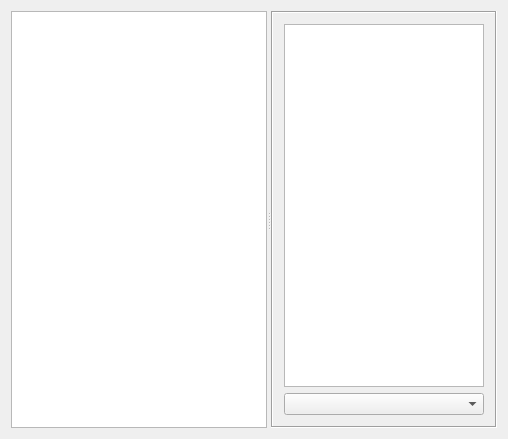
<?xml version="1.0" encoding="UTF-8"?>
<ui version="4.0">
 <class>ControlUIClass</class>
 <widget class="QWidget" name="ControlUIClass">
  <property name="geometry">
   <rect>
    <x>0</x>
    <y>0</y>
    <width>508</width>
    <height>439</height>
   </rect>
  </property>
  <property name="minimumSize">
   <size>
    <width>100</width>
    <height>0</height>
   </size>
  </property>
  <property name="windowTitle">
   <string>ControlUI</string>
  </property>
  <property name="layoutDirection">
   <enum>Qt::LeftToRight</enum>
  </property>
  <layout class="QHBoxLayout" name="horizontalLayout">
   <item>
    <widget class="QSplitter" name="splitter">
     <property name="orientation">
      <enum>Qt::Horizontal</enum>
     </property>
     <widget class="QListView" name="listView">
      <property name="sizePolicy">
       <sizepolicy hsizetype="Expanding" vsizetype="Expanding">
        <horstretch>0</horstretch>
        <verstretch>0</verstretch>
       </sizepolicy>
      </property>
      <property name="minimumSize">
       <size>
        <width>200</width>
        <height>0</height>
       </size>
      </property>
      <property name="layoutDirection">
       <enum>Qt::RightToLeft</enum>
      </property>
      <property name="alternatingRowColors">
       <bool>true</bool>
      </property>
     </widget>
     <widget class="QFrame" name="frame_2">
      <property name="sizePolicy">
       <sizepolicy hsizetype="Preferred" vsizetype="Preferred">
        <horstretch>100</horstretch>
        <verstretch>0</verstretch>
       </sizepolicy>
      </property>
      <property name="frameShape">
       <enum>QFrame::Box</enum>
      </property>
      <property name="frameShadow">
       <enum>QFrame::Sunken</enum>
      </property>
      <layout class="QVBoxLayout" name="verticalLayout_2">
       <item>
        <widget class="QTextEdit" name="textEdit">
         <property name="enabled">
          <bool>true</bool>
         </property>
         <property name="sizePolicy">
          <sizepolicy hsizetype="Expanding" vsizetype="Expanding">
           <horstretch>0</horstretch>
           <verstretch>0</verstretch>
          </sizepolicy>
         </property>
        </widget>
       </item>
       <item>
        <widget class="QComboBox" name="comboBox"/>
       </item>
      </layout>
     </widget>
    </widget>
   </item>
  </layout>
 </widget>
 <layoutdefault spacing="6" margin="11"/>
 <resources>
  <include location="ControlUI.qrc"/>
 </resources>
 <connections/>
</ui>
